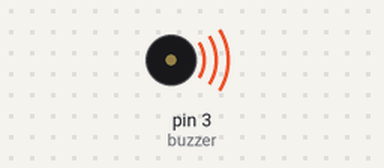
Simulated run of this sketch. Board: Arduino Uno, built with avr-gcc and run on an emulated ATmega328P. Parts: buzzer (waves = sounding). What the sketch prints to the serial monitor is not drawn.

Above: at 0.1 s.
At 36.3 s:
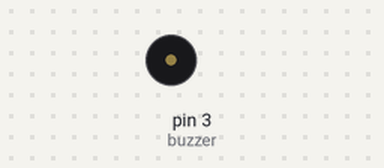
Timing chart, 0 to 40.0 s (numbered marks = the images above):
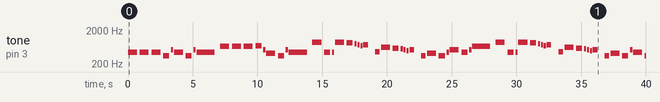

Measured:
- by itself, tone on pin 3 (buzzer): plays 440 Hz for 0.70 s, 440 Hz for 0.70 s, 440 Hz for 0.70 s, 349 Hz for 0.47 s, 523 Hz for 0.18 s, 440 Hz for 0.70 s … (64 notes in this stretch)

The sketch:

imperial-march.ino
```cpp
/*************************************************
 * Public Constants
 *************************************************/

#define NOTE_B0  31
#define NOTE_C1  33
#define NOTE_CS1 35
#define NOTE_D1  37
#define NOTE_DS1 39
#define NOTE_E1  41
#define NOTE_F1  44
#define NOTE_FS1 46
#define NOTE_G1  49
#define NOTE_GS1 52
#define NOTE_A1  55
#define NOTE_AS1 58
#define NOTE_B1  62
#define NOTE_C2  65
#define NOTE_CS2 69
#define NOTE_D2  73
#define NOTE_DS2 78
#define NOTE_E2  82
#define NOTE_F2  87
#define NOTE_FS2 93
#define NOTE_G2  98
#define NOTE_GS2 104
#define NOTE_A2  110
#define NOTE_AS2 117
#define NOTE_B2  123
#define NOTE_C3  131
#define NOTE_CS3 139
#define NOTE_D3  147
#define NOTE_DS3 156
#define NOTE_E3  165
#define NOTE_F3  175
#define NOTE_FS3 185
#define NOTE_G3  196
#define NOTE_GS3 208
#define NOTE_A3  220
#define NOTE_AS3 233
#define NOTE_B3  247
#define NOTE_C4  262
#define NOTE_CS4 277
#define NOTE_D4  294
#define NOTE_DS4 311
#define NOTE_E4  330
#define NOTE_F4  349
#define NOTE_FS4 370
#define NOTE_G4  392
#define NOTE_GS4 415
#define NOTE_A4  440
#define NOTE_AS4 466
#define NOTE_B4  494
#define NOTE_C5  523
#define NOTE_CS5 554
#define NOTE_D5  587
#define NOTE_DS5 622
#define NOTE_E5  659
#define NOTE_F5  698
#define NOTE_FS5 740
#define NOTE_G5  784
#define NOTE_GS5 831
#define NOTE_A5  880
#define NOTE_AS5 932
#define NOTE_B5  988
#define NOTE_C6  1047
#define NOTE_CS6 1109
#define NOTE_D6  1175
#define NOTE_DS6 1245
#define NOTE_E6  1319
#define NOTE_F6  1397
#define NOTE_FS6 1480
#define NOTE_G6  1568
#define NOTE_GS6 1661
#define NOTE_A6  1760
#define NOTE_AS6 1865
#define NOTE_B6  1976
#define NOTE_C7  2093
#define NOTE_CS7 2217
#define NOTE_D7  2349
#define NOTE_DS7 2489
#define NOTE_E7  2637
#define NOTE_F7  2794
#define NOTE_FS7 2960
#define NOTE_G7  3136
#define NOTE_GS7 3322
#define NOTE_A7  3520
#define NOTE_AS7 3729
#define NOTE_B7  3951
#define NOTE_C8  4186
#define NOTE_CS8 4435
#define NOTE_D8  4699
#define NOTE_DS8 4978

#define PAUSE    0


int buzzer = 3;
boolean DEBUG = true;


void setup()
{

  pinMode(buzzer, OUTPUT);

  if(DEBUG) {
    Serial.begin(9600);
  }
}


int imperialMarchTuneTpt1[] = {
  // line 1
  NOTE_A4, NOTE_A4, NOTE_A4, NOTE_F4, NOTE_C5,
  NOTE_A4, NOTE_F4, NOTE_C5, NOTE_A4,
  NOTE_E5, NOTE_E5, NOTE_E5, NOTE_F5, NOTE_C5,
  NOTE_GS4, NOTE_F4, NOTE_C5, NOTE_A4,
  // line 2
  NOTE_A5, NOTE_A4, NOTE_A4, NOTE_A5, NOTE_GS5, NOTE_G5,
  NOTE_FS5, NOTE_F5, NOTE_FS5, PAUSE, NOTE_AS4, NOTE_DS5, NOTE_D5, NOTE_CS5,
  NOTE_C5, NOTE_B4, NOTE_C5, PAUSE, NOTE_F4, NOTE_GS4, NOTE_F4, NOTE_A4,
  NOTE_C5, NOTE_A4, NOTE_C5, NOTE_E5,
  // line 3
  NOTE_A5, NOTE_A4, NOTE_A4, NOTE_A5, NOTE_GS5, NOTE_G5,
  NOTE_FS5, NOTE_F5, NOTE_FS5, PAUSE, NOTE_AS4, NOTE_DS5, NOTE_D5, NOTE_CS5,
  NOTE_C5, NOTE_B4, NOTE_C5, PAUSE, NOTE_F4, NOTE_GS4, NOTE_F4, NOTE_C5,
  NOTE_A4, NOTE_F4, NOTE_C5, NOTE_A4,
  // line 4
  PAUSE,
  PAUSE,
  NOTE_A4, PAUSE, NOTE_A4, NOTE_A4, NOTE_A4, NOTE_A4, NOTE_A4, NOTE_A4, NOTE_A4, NOTE_A5, NOTE_A5, NOTE_A5, NOTE_A5,
  NOTE_E5, NOTE_E5, NOTE_E5, NOTE_E5, NOTE_F5, NOTE_F5, NOTE_F5, NOTE_G5, NOTE_A5, NOTE_A5, NOTE_A5, NOTE_A5, NOTE_AS5, NOTE_AS5, NOTE_AS5, NOTE_C6,
  // line 5
  PAUSE,
  PAUSE,
  PAUSE,
  PAUSE,
  PAUSE,
  // line 6
  PAUSE,
  PAUSE,
  PAUSE,
  PAUSE,
  PAUSE,
  // line 7
  PAUSE,
  PAUSE,
  PAUSE,
  PAUSE,
  PAUSE,
  // line 8
  PAUSE,
  NOTE_C5, NOTE_C4, PAUSE, NOTE_C4, NOTE_E5, NOTE_B4, NOTE_AS4,
  NOTE_A4, NOTE_GS4, NOTE_A4, PAUSE, NOTE_CS4, NOTE_FS4,
  NOTE_FS4, NOTE_FS4, PAUSE, NOTE_F4, NOTE_E4,
  NOTE_DS4, NOTE_D4, NOTE_DS4, PAUSE, NOTE_GS3, NOTE_B3,
  // line 9
  NOTE_B3, PAUSE, NOTE_GS3, NOTE_DS4,
  NOTE_C4, PAUSE, NOTE_GS3, NOTE_DS4, NOTE_C4,
  NOTE_C4, NOTE_C4, PAUSE,
  PAUSE,
  PAUSE,
  // line 10
  PAUSE,
  PAUSE,
  NOTE_A4, NOTE_A4, NOTE_A4, NOTE_F4, NOTE_C5,
  NOTE_A4, NOTE_F4, NOTE_C5, NOTE_A4,
  // line 11
  NOTE_E5, NOTE_E5, NOTE_E5, NOTE_F5, NOTE_C5,
  NOTE_GS4, NOTE_F4, NOTE_C5, NOTE_A4,
  NOTE_A5, NOTE_A4, NOTE_A4, NOTE_A5, NOTE_GS5, NOTE_G5,
  NOTE_FS5, NOTE_F5, NOTE_FS5, PAUSE, NOTE_AS4, NOTE_DS5, NOTE_D5, NOTE_CS5,
  // line 12
  NOTE_C5, NOTE_B4, NOTE_C5, PAUSE, NOTE_F4, NOTE_GS4, NOTE_F4, NOTE_GS4,
  NOTE_C5, NOTE_A4, NOTE_C5, NOTE_E5, NOTE_A5, NOTE_A4, NOTE_A4, NOTE_A5, NOTE_GS5, NOTE_G5,
  NOTE_FS5, NOTE_F5, NOTE_FS5, PAUSE, NOTE_AS4, NOTE_DS5, NOTE_D5, NOTE_CS5,
  // line 13
  NOTE_C5, NOTE_B4, NOTE_C5, PAUSE, NOTE_F4, NOTE_GS4, NOTE_F4, NOTE_C5,
  NOTE_A4, NOTE_F4, NOTE_C5, NOTE_A4,
  NOTE_A4, NOTE_A4, NOTE_A4, NOTE_F4, NOTE_C5,
  NOTE_A4, NOTE_F4, NOTE_C5, NOTE_A4,
  // line 14
  NOTE_C5, NOTE_B4, NOTE_C5, PAUSE, NOTE_F4, NOTE_GS4, NOTE_F4, NOTE_C5,
  NOTE_A4, NOTE_F4, NOTE_C5, NOTE_A4,
  NOTE_A4, NOTE_A4, NOTE_A4, NOTE_F4, NOTE_C5,
  NOTE_A4, NOTE_F4, NOTE_C5, NOTE_A4,
  // line 15
  NOTE_E5, NOTE_E5, NOTE_E5, NOTE_F5, NOTE_C5,
  NOTE_GS4, NOTE_F4, NOTE_C5, NOTE_A4,
  NOTE_A5, NOTE_A4, NOTE_A4, NOTE_A5, NOTE_GS5, NOTE_G5,
  NOTE_FS5, NOTE_F5, NOTE_FS5, PAUSE, NOTE_AS4, NOTE_DS5, NOTE_D5, NOTE_CS5,
  // line 16
  NOTE_C5, NOTE_B4, NOTE_C5, PAUSE, NOTE_F4, NOTE_GS4, NOTE_F4, NOTE_C5,
  NOTE_A4, NOTE_F4, NOTE_C5, NOTE_A4,
  PAUSE,
  PAUSE,
  // line 17
  PAUSE,
  PAUSE,
  NOTE_A5, NOTE_A5, NOTE_A5, NOTE_F5, NOTE_C6,
  NOTE_A5, NOTE_F5, NOTE_C6, NOTE_A5, NOTE_F5, NOTE_C6,
  // line 18
  NOTE_A5, PAUSE, NOTE_A5, NOTE_A5, NOTE_A5, NOTE_A5, NOTE_A5, NOTE_A5, NOTE_A5, NOTE_A5, NOTE_A5, NOTE_A5, NOTE_A5, NOTE_A5,
  NOTE_A5, PAUSE, NOTE_A5, NOTE_A5, NOTE_A5, NOTE_A5, NOTE_A5, NOTE_A5, NOTE_A5, NOTE_A5, NOTE_A5, NOTE_A5, NOTE_A5, NOTE_A5,
  NOTE_A5, NOTE_A5, NOTE_A5, NOTE_A5, PAUSE, PAUSE,
  // line 19
  NOTE_A5, PAUSE, NOTE_A5, NOTE_A5, NOTE_A5, NOTE_A5, NOTE_F5, NOTE_F5, NOTE_F5, NOTE_A5, PAUSE, NOTE_F5, NOTE_F5, NOTE_F5,
  NOTE_F5, NOTE_F5, NOTE_F5, NOTE_A5, PAUSE, NOTE_F5, NOTE_F5, NOTE_F5, NOTE_A5, NOTE_A4, NOTE_A4, NOTE_A4, NOTE_A4, PAUSE,
  // end
};

/* TEMPOS
 *
 * Binary
 * 1 = round
 * 2 = white
 * 3 = black + dot
 * 4 = black
 * 6 = quaver + dot
 * 8 = quaver
 * 12 = half quaver + dot
 * 16 = half quaver
 * 24 = fusa + dot
 * 32 = fusa
 *
 * Ternary
 * 3 = white (3 white = 1 round)
 * 6 = black (3 black = 1 white)
 * 12 = quaver (3 quaver = 1 black)
 * 24 = half quaver (3 half quaver = 1 quaver)
 * 48 = fusa (3 fusa = 1 half quaver)
 *
 * Attached notes are written separately but with 1000 more on their tempo value
 * ex: two black notes attached have tempos like 1004, 1004
 */
int imperialMarchTempoTpt1[] = {
  // line 1
  4, 4, 4, 6, 16,
  4, 6, 16, 2,
  4, 4, 4, 6, 16,
  4, 6, 16, 2,
  // line 2
  4, 6, 16, 4, 6, 16,
  16, 16, 8, 8, 8, 4, 6, 16,
  16, 16, 8, 8, 8, 4, 6, 16,
  4, 6, 16, 2,
  // line 3
  4, 6, 16, 4, 6, 16,
  16, 16, 8, 8, 8, 4, 6, 16,
  16, 16, 8, 8, 8, 4, 6, 16,
  4, 6, 16, 2,
  // line 4
  1,
  1,
  6, 16, 8, 24, 24, 24, 8, 24, 24, 24, 24, 24, 24, 8,
  8, 24, 24, 24, 24, 24, 24, 8, 8, 24, 24, 24, 24, 24, 24, 8,
  // line 5
  1,
  1,
  1,
  1,
  1,
  // line 6
  1,
  1,
  1,
  1,
  2,
  // line 7
  1,
  1,
  1,
  2,
  1,
  // line 8
  1,
  4, 16, 8, 16, 4, 6, 16,
  16, 16, 8, 8, 8, 1002,
  1002, 1008, 8, 6, 16,
  16, 16, 8, 8, 8, 1002,
  // line 9
  1003, 8, 4, 4,
  6, 16, 8, 16, 1004,
  1003, 1001.5, 1008, 8,
  1,
  1,
  // line 10
  1,
  1,
  4, 4, 4, 6, 16,
  4, 6, 16, 2,
  // line 11
  4, 4, 4, 6, 16,
  4, 6, 16, 2,
  4, 6, 16, 4, 6, 16,
  16, 16, 8, 8, 4, 6, 16,
  // line 12
  16, 16, 8, 8, 8, 4, 6, 16,
  4, 6, 16, 2,
  4, 6, 16, 4, 6, 16,
  16, 16, 8, 8, 8, 4, 6, 16,
  // line 13
  16, 16, 8, 8, 8, 4, 6, 16,
  4, 6, 16, 2,
  4, 4, 4, 6, 16,
  4, 6, 16, 2,
  // line 14
  16, 16, 8, 8, 8, 4, 6, 16,
  4, 6, 16, 2,
  4, 4, 4, 6, 16,
  4, 6, 16, 2,
  // line 15
  4, 4, 4, 6, 16,
  4, 6, 16, 2,
  4, 6, 16, 4, 6, 16,
  16, 16, 8, 8, 8, 4, 6, 16,
  // line 16
  16, 16, 8, 8, 8, 4, 6, 16,
  4, 6, 16, 2,
  1,
  1,
  // line 17
  1,
  1,
  4, 4, 4, 6, 16,
  4, 6, 16, 4, 6, 16,
  // line 18
  8,  8, 8, 24, 24, 24, 8, 24, 24, 24, 24, 24, 24, 8,
  8,  8, 8, 24, 24, 24, 8, 24, 24, 24, 24, 24, 24, 8,
  24, 24, 24, 8, 4, 2,
  // line 19
  1,
  8, 8, 8, 24, 24, 24, 24, 24, 24, 8, 8, 24, 24, 24,
  24, 24, 24, 8, 8, 24, 24, 24, 8, 24, 24, 24, 8, 8,
  // end
};

int tuneLength = sizeof(imperialMarchTuneTpt1) / 2;

void playMelody(char title[], int tune[], int tempo[], int tuneLength, int buzzPin)
{
  if(DEBUG) {
		Serial.println();
    Serial.println(title);
    Serial.println();
  }

  // iterate over the notes of the melody:
  for (int thisNote = 0; thisNote < tuneLength; thisNote++)
  {
    boolean notAttached = (tempo[thisNote] < 1000) ? true : false;

    // dealing with notes attached
    int noteTempo = (notAttached) ? tempo[thisNote] : tempo[thisNote] - 1000;

    if(DEBUG) {
      if(!(thisNote % 8)) {
        Serial.println();
      }
      Serial.print(tune[thisNote]);
            Serial.print(" ");
            Serial.print(noteTempo);
            if(!notAttached) {
        Serial.print(" attached!");
            }
            Serial.print(", ");
    }

    // set noteDuration
    int noteDuration = 2800 / noteTempo;

    // playNote
    tone(buzzPin, tune[thisNote], noteDuration);

    // to distinguish the notes, set a minimum time between them.
    // the note's duration + 30% seems to work well:
    int pauseBetweenNotes = (notAttached) ? noteDuration * 1.30 : noteDuration;
    delay(pauseBetweenNotes);

    // stop the tone playing:
    noTone(buzzPin);
  }
}

void loop()
{
  playMelody("Star Wars - Imperial March", imperialMarchTuneTpt1, imperialMarchTempoTpt1, tuneLength, buzzer);
}
```
